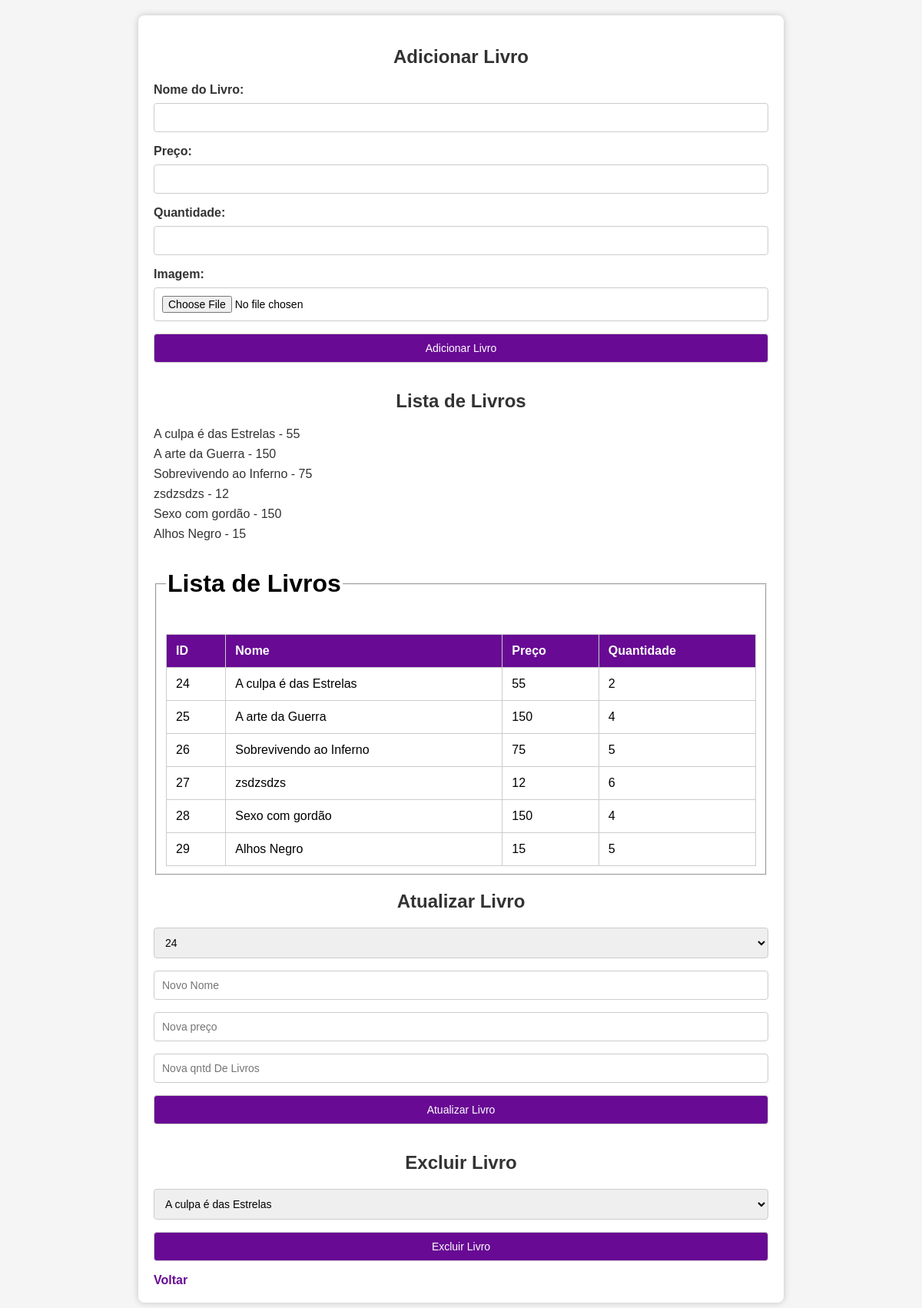
The app's page /src/adm/livro.php with its own data.
### tables this page shows
CREATE TABLE `livros` (
  `id_livro` int(11) NOT NULL,
  `nome` varchar(255) NOT NULL,
  `preco` varchar(255) NOT NULL,
  `imagem` varchar(155) NOT NULL,
  `quantidade` int(55) NOT NULL
);

### src/adm/app/Controllers/LivroController.php (called while the page is built, shortened)
<?php
require_once 'C:\xampp\htdocs\biblioteca-virtual-v\src\adm\app\Models\LivroModel.php';
class LivroController {
    private $livroModel;
    public function __construct($pdo) {
        $this->livroModel = new LivroModel($pdo);
    }
    public function listarLivros() {
        return $this->livroModel->listarLivros();
    }
    public function exibirListaLivros() {
        $livros = $this->livroModel->listarLivros();
        include 'app/Views/Livros/lista.php';
    }
}
?>

### src/adm/app/Models/LivroModel.php (called while the page is built, shortened)
<?php
class LivroModel {
    private $pdo;
    public function __construct($pdo) {
        $this->pdo = $pdo;
    }
    public function listarLivros() {
        $sql = "SELECT * FROM livros";
        $stmt = $this->pdo->query($sql);
        return $stmt->fetchAll(PDO::FETCH_ASSOC);
    }
}
?>

### src/adm/livro.php (the view, shortened to what this page needs)
<?php
require_once '../Config/config.php';
require_once 'app/Controllers/LivroController.php';
$livroController = new LivroController($pdo);
$livros = $livroController->listarLivros();
?>
<!DOCTYPE html>
<html lang="pt-br">
<head>
</head>
<body>
<div class="container">
    <h2>Adicionar Livro</h2>
    <form action="adicionar_livro.php" method="POST" enctype="multipart/form-data">
        <label for="nome">Nome do Livro:</label>
        <input type="text" name="nome" required>
        <label for="preco">Preço:</label>
        <input type="number" name="preco" step="0.01" required>
        <label for="quantidade">Quantidade:</label>
        <input type="number" name="quantidade" required>
        <label for="imagem">Imagem:</label>
        <input type="file" name="imagem" accept="image/*" required>
        <button type="submit" value="Enviar">Adicionar Livro</button>
    </form>
    <h2>Lista de Livros</h2>
    <ul>
        <?php foreach ($livros as $livro): ?>
            <li><?php echo $livro['nome']; ?> - <?php echo $livro['preco']; ?></li>
        <?php endforeach; ?>
    </ul>
<?php
$livroController->exibirListaLivros();
?>
<h2>Atualizar Livro</h2>
    <form method="post">
        <select name="id_livro">
        <?php foreach ($livros as $livro): ?>
                                <option value="<?php echo $livro['id_livro']; ?>"><?php echo $livro['id_livro']; ?></option>
                                <?php endforeach; ?>
        </select>
                <input type="text" name="atualizar_nome" placeholder="Novo Nome" required>
                <input type="text" name="atualizar_preco" placeholder="Nova preço" required>
                <input type="number" name="atualizar_quantidade" placeholder="Nova qntd De Livros" min="1"  required>
        <button type="submit">Atualizar Livro</button>
    </form>
    <h2>Excluir Livro</h2>
    <form method="post">
        <select name="excluir_id_livro">
            <?php foreach ($livros as $livro): ?>
                <option value="<?php echo $livro['id_livro']; ?>"><?php echo $livro['nome']; ?></option>
            <?php endforeach; ?>
        </select>
        <button type="submit">Excluir Livro</button>
    </form>
    <a href="index.php">Voltar</a>
</body>
</html>

### src/adm/app/Views/livros/lista.php (shortened to what this page needs)
<?php
require_once 'C:\xampp\htdocs\biblioteca-virtual-v\src\adm\app\Controllers\LivroController.php'
?>
<!DOCTYPE html>
<html>
<head>
</head>
<body>
    <fieldset>
        <legend><h1>Lista de Livros</h1></legend>
            <table border="1">
                <thead>
                    <tr>
                        <th>ID</th>
                        <th>Nome</th>
                        <th>Preço</th>
                        <th>Quantidade</th>
                    </tr>
                </thead>
                <?php foreach ($livros as $livro): ?>
                    <tbody>
                        <tr>
                            <td><?php echo $livro['id_livro']; ?></td>
                            <td><?php echo $livro['nome']; ?></td>
                            <td><?php echo $livro['preco']; ?></td>
                            <td><?php echo $livro['quantidade']; ?></td>
                        </tr>
                <?php endforeach; ?>
            </table>
    </fieldset>
</body>
</html>

### src/adm/livro.php (style rules this page uses)
body { font-family: 'Arial', sans-serif; background-color: #f5f5f5; margin: 0; padding: 0; display: flex; flex-direction: column; align-items: center; justify-content: center; }
.container { width: 80%; max-width: 800px; margin: 20px auto; background-color: #fff; padding: 20px; border-radius: 8px; box-shadow: 0 0 10px rgba(0, 0, 0, 0.2); transition: box-shadow 0.3s ease; }
h2 { color: #333; margin-bottom: 20px; text-align: center; }
form { display: flex; flex-direction: column; }
label { margin-bottom: 8px; color: #333; font-weight: bold; }
input, select, button { margin-bottom: 16px; padding: 10px; border: 1px solid #ccc; border-radius: 4px; box-sizing: border-box; font-size: 14px; transition: border-color 0.3s ease; }
button { background-color: #680a94; color: #fff; cursor: pointer; transition: background-color 0.3s ease, transform 0.2s ease; }
ul { list-style: none; padding: 0; margin-top: 20px; }
ul li { margin-bottom: 8px; color: #333; display: flex; justify-content: space-between; align-items: center; }
a { color: #680a94; text-decoration: none; font-weight: bold; transition: color 0.3s ease; }
table { width: 100%; border-collapse: collapse; margin-top: 20px; }
th, td { padding: 12px; border: 1px solid #ccc; text-align: left; }
th { background-color: #680a94; color: #fff; }

### records on screen
livros: nome "A culpa é das Estrelas", preco "55", id_livro "24", quantidade "2"
livros: nome "A arte da Guerra", preco "150", id_livro "25", quantidade "4"
livros: nome "Sobrevivendo ao Inferno", preco "75", id_livro "26", quantidade "5"
livros: nome "zsdzsdzs", preco "12", id_livro "27", quantidade "6"
livros: nome "Sexo com gordão", preco "150", id_livro "28", quantidade "4"
livros: nome "Alhos Negro", preco "15", id_livro "29", quantidade "5"

### other values on screen
form field id_livro "24"
form field excluir_id_livro "A culpa é das Estrelas"
